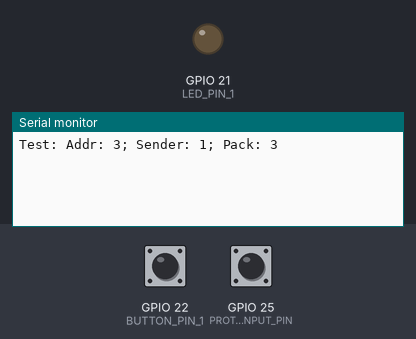
This sketch was run on a simulated ESP32. Parts: output pins drawn as LEDs (lit = HIGH), the last lines printed to the serial monitor. Inputs (shaded band) come from the test bench; at power-on: GPIO 22 (BUTTON_PIN_1) HIGH, GPIO 25 (PROTOCOL_INPUT_PIN) LOW. Pins used as bus, display or sensor lines are not drawn.

Above: at 1.2 s.
1.3 s: GPIO 22 (BUTTON_PIN_1) pulled LOW for 0.15 s
At 2.2 s:
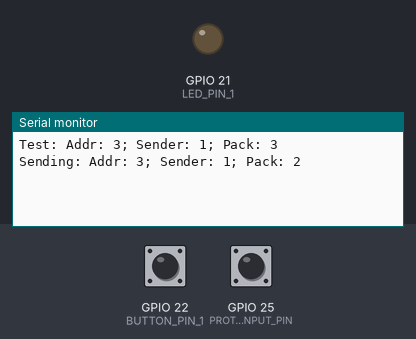
2.9 s: GPIO 25 (PROTOCOL_INPUT_PIN) pulsed HIGH 2 times (0.12 s each, 0.3 s apart)
At 4.7 s:
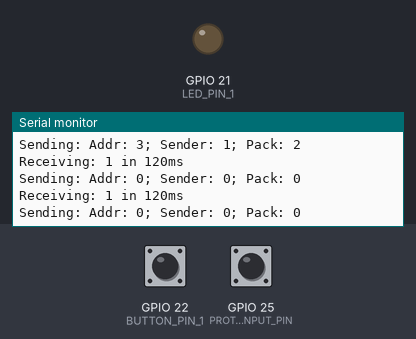

The sketch:

ESP32_Datenuebertragung.ino
```cpp
//created by Freaki_N
//Last Update: 14.12.2021

const int PROTOCOL_INPUT_PIN = 25;
const int PROTOCOL_OUTPUT_PIN = 27;
const int device_id = 1;

const int TIME_PAUSE = 2;
const int TIME_START = 15;
const int TIME_END = 20;
const int TIME_NEXT_VALUE = 10;
const int TIME_VALUE = 2;

const int MAX_DATAGRAMMS_WAITING = 20;

const int LED_PIN_1 = 21;

const int BUTTON_PIN_1 = 22;
boolean Button_1_state = false;
boolean Button_1_toggle = false;

boolean last_state = false;
int last_state_start = 0;
boolean dataAvailable = false;

class Datagramm{
    public:
      Datagramm();
      Datagramm(int _sender, int _addr, int _packet_length);
      int getSender();
      int getPacklength();
      int getAddr();
      boolean receive(boolean state, int duration);
      boolean hasData();
      void end();
      void startSending();
      void send();
      boolean isSending();
    private:
      boolean checkBool(int timeBefore, int timeNext, int timeCur, int statusTime);
      int sender;
      int addr;
      int packet_length;
      int state;
      int state_send;
      int time_last_send;
      int time_stop_sending;
      boolean last_state_sending;
      void set_value();
      void set_next_value();
      void set_end();
      void set_start();
      void set_pause();
      boolean onSending;
};

Datagramm::Datagramm(int _sender, int _addr, int _packet_length){
  sender = _sender;
  addr = _addr;
  packet_length = _packet_length;
  state = 3;
  state_send = -1;
}

Datagramm::Datagramm(){
  sender = 0;
  addr = 0;
  packet_length = 0;
  state = 0;
  state_send = -1;
}

boolean Datagramm::isSending(){
  return onSending;
}

boolean Datagramm::hasData(){
  return !(sender == 0 && addr == 0 && packet_length == 0 && state == 0);
}

void Datagramm::end(){
  state = 3;
}

boolean Datagramm::checkBool(int _timeBefore, int _timeNext, int _timeCur, int _statusTime){
  int timeBefore = _timeBefore/1.0;
  int timeNext = _timeNext/1.0;
  int timeCur = _timeCur/1.0;
  int statusTime  = _statusTime/1.0;
  return timeCur-((timeCur-timeBefore)/2) < statusTime && timeCur+((timeNext-timeCur)/2) > statusTime;
}

boolean Datagramm::receive(boolean state, int duration){
  if(state){
    if(state < 3){
      if(checkBool(0, TIME_NEXT_VALUE, TIME_VALUE, duration)){
        if(state == 0){
          sender++;
        }else if(state == 0){
          addr++;
        }else if(state == 0){
          packet_length++;
        }
      }else if(checkBool(TIME_VALUE, TIME_START, TIME_NEXT_VALUE, duration)){
        state++;
      }else if(checkBool(TIME_NEXT_VALUE, TIME_END, TIME_START, duration)){
        sender = 0;
        addr = 0;
        packet_length = 0;
        state = 0;
      }else if(checkBool(TIME_START, TIME_END+10, TIME_END, duration)){
        state = 3;
      }
    }
  }else if(duration > TIME_PAUSE+5){
    state = 3;
  }
  return state < 3;
}

int Datagramm::getAddr(){
  return addr;
}

int Datagramm::getSender(){
  return sender;
}

int Datagramm::getPacklength(){
  return packet_length;
}

void Datagramm::startSending(){
  state_send = 0;
  state = 3;
  last_state_sending = false;
  onSending = true;
  set_start();

  /*
   * Sending states:
   *
   * 0:
   */
}

void Datagramm::send(){
  if(millis() >= time_stop_sending){
    if(last_state_sending == true){
      set_pause();
    }

    if(last_state_sending == false){
        switch(state_send){
          case 0: if(sender > 0){
                state_send++;
                set_value();
                sender--;
             }else{
                state_send = state_send + 2;
                set_next_value();
             }
             break;

          case 1: if(sender > 0){
                set_value();
                sender--;
             }else{
                set_next_value();
                state_send++;
             }
            break;

          case 2: if(addr > 0){
                state_send++;
                set_value();
                addr--;
             }else{
                state_send = state_send + 2;
                set_next_value();
             }
             break;

          case 3: if(addr > 0){
                set_value();
                addr--;
             }else{
                set_next_value();
                state_send++;
             }
            break;

          case 4: if(packet_length > 0){
                state_send++;
                set_value();
                packet_length--;
             }else{
                state_send = state_send + 2;
                set_end();
             }
             break;

          case 5: if(packet_length > 0){
                set_value();
                packet_length--;
             }else{
                set_end();
                state_send++;
             }
            break;

          case 6: state_send++; onSending = false; break;

          default: break;
        }
    }
  }
}

void Datagramm::set_pause(){
  time_last_send = millis();
  time_stop_sending = time_last_send + TIME_PAUSE;
  last_state_sending = false;
  digitalWrite(PROTOCOL_OUTPUT_PIN, LOW);
}

void Datagramm::set_start(){
  time_last_send = millis();
  time_stop_sending = time_last_send + TIME_START;
  last_state_sending = true;
  digitalWrite(PROTOCOL_OUTPUT_PIN, HIGH);
}

void Datagramm::set_end(){
  time_last_send = millis();
  time_stop_sending = time_last_send + TIME_END;
  last_state_sending = true;
  digitalWrite(PROTOCOL_OUTPUT_PIN, HIGH);
}

void Datagramm::set_next_value(){
  time_last_send = millis();
  time_stop_sending = time_last_send + TIME_NEXT_VALUE;
  last_state_sending = true;
  digitalWrite(PROTOCOL_OUTPUT_PIN, HIGH);
}

void Datagramm::set_value(){
  time_last_send = millis();
  time_stop_sending = time_last_send + TIME_VALUE;
  last_state_sending = true;
  digitalWrite(PROTOCOL_OUTPUT_PIN, HIGH);
}


/*class DatagrammListNode{
  public:
    DatagrammListNode(Datagramm _datagramm);
    Datagramm getDatagramm();
    void add(Datagramm newDatagramm);
    DatagrammListNode deleteNext();
  private:
    DatagrammListNode next;
    Datagramm datagramm;
};
DatagrammListNode::DatagrammListNode(Datagramm _datagramm){
  datagramm = _datagramm;
}
Datagramm DatagrammListNode::getDatagramm(){
  return datagramm;
}
DatagrammListNode DatagrammListNode::deleteNext(){
  return next;
}
void DatagrammListNode::add(Datagramm newDatagramm){
  if(next == null){
    next = DatagrammListNode(newDatagramm);
  }else{
    return next.add();
  }
}*/

class DatagrammList{
  public:
    DatagrammList();
    void add(Datagramm newDatagramm);
    boolean isAvailable();
    Datagramm getNext();
  private:
    Datagramm dataSend[MAX_DATAGRAMMS_WAITING];
};

DatagrammList::DatagrammList(){
  for(int i=0; i < MAX_DATAGRAMMS_WAITING; i++){
    dataSend[i] = Datagramm();
  }
}

void DatagrammList::add(Datagramm newDatagramm){
  boolean added = false;
  for(int i=0; i < MAX_DATAGRAMMS_WAITING; i++){
    if((!dataSend[i].hasData()) && (!added)){
      dataSend[i] = newDatagramm;
      added = true;
    }else if(added){
      dataSend[i] = Datagramm();
    }
  }
}

Datagramm DatagrammList::getNext(){
  if(isAvailable()){
    Datagramm data = dataSend[0];
    for(int i=1; i < MAX_DATAGRAMMS_WAITING; i++){
      dataSend[i-1] = dataSend[i];
    }
    return data;
  }else{
    return Datagramm();
  }
}

boolean DatagrammList::isAvailable(){
  return dataSend[0].hasData();
}

Datagramm receivedData = Datagramm();
Datagramm sendingData = Datagramm();
DatagrammList dataToSend = DatagrammList();

void delayAndReceive(int duration){
  int start = millis();

  while(millis()-start < duration){
    receive();
    sendData();
  }
}

void sendData(){
  if(sendingData.isSending()){
    sendingData.send();
  }else if(dataToSend.isAvailable()){
    sendingData = dataToSend.getNext();
    sendingData.startSending();
    Serial.println("Sending: Addr: " + String(sendingData.getAddr()) + "; Sender: " + String(sendingData.getSender()) + "; Pack: " + String(sendingData.getPacklength()));
  }
}

void receive(){
  boolean state_input = (digitalRead(PROTOCOL_INPUT_PIN) == HIGH);

  if(state_input && !dataAvailable){
    dataAvailable = true;
    last_state = true;
    last_state_start = millis();
    receivedData = Datagramm();
  }else if((last_state != state_input) && dataAvailable){
    int duration = millis()-last_state_start;
    Serial.println("Receiving: " + String(last_state) + " in " + String(duration) + "ms");
    if (!receivedData.receive(last_state, duration)){
      dataAvailable = false;
      processData(receivedData);
    }
    last_state = state_input;
    last_state_start = millis();
  }else if(!state_input && millis()-last_state_start >= 40 && dataAvailable){
    receivedData.end();
    dataAvailable = false;
    dataToSend.add(receivedData);
  }

  /*Üif(Serial.available() > 0){
    String input_serial = Serial.readStringUntil('\n');
    String input_text = "";
    for(int i=0; i < sizeof(input_serial); i++){
      char curChar = input_serial[i];
      if(curChar == ' '){
      }else{
        input_text = input_text + curChar;
      }
    }
  }*/
}

void processData(Datagramm data_input){
  Serial.println("Receiving: Addr: " + String(receivedData.getAddr()) + "; Sender: " + String(receivedData.getSender()) + "; Pack: " + String(receivedData.getPacklength()));
  if(receivedData.getAddr() == device_id){
    readData(receivedData.getSender(), receivedData.getPacklength());
  }else if(receivedData.getSender() != device_id){
    dataToSend.add(receivedData);
  }
}

void readData(int _sender, int _packet){
  if(_packet == 2){
    digitalWrite(LED_PIN_1, HIGH);
  }else if(_packet == 3){
    digitalWrite(LED_PIN_1, LOW);
  }
}

void send_pause(){
  digitalWrite(PROTOCOL_OUTPUT_PIN, LOW);
  delayAndReceive(TIME_PAUSE);
}

void send_start(){
  digitalWrite(PROTOCOL_OUTPUT_PIN, HIGH);
  delayAndReceive(TIME_START);
}

void send_end(){
  digitalWrite(PROTOCOL_OUTPUT_PIN, HIGH);
  delayAndReceive(TIME_END);
}

void send_next_value(){
  digitalWrite(PROTOCOL_OUTPUT_PIN, HIGH);
  delayAndReceive(TIME_NEXT_VALUE);
}

void send_value(){
  digitalWrite(PROTOCOL_OUTPUT_PIN, HIGH);
  delayAndReceive(TIME_VALUE);
}

/*void sendDatagramm(){
  if(dataToSend.isAvailable()){
    Datagramm sendingData = dataToSend.getNext();
    int sender = sendingData.getSender();
    int addr = sendingData.getAddr();
    int packet_length = sendingData.getPacklength();
    send_start();
    send_pause();
    for(int i=0; i < sender; i++){
        send_value();
        send_pause();
    }
    send_pause();
    send_next_value();
    for(int i=0; i < addr; i++){
        send_value();
        send_pause();
    }
    send_pause();
    send_next_value();
    for(int i=0; i < packet_length; i++){
        send_value();
        send_pause();
    }
    send_end();
  }
}*/

void setup() {
  pinMode(PROTOCOL_INPUT_PIN, INPUT_PULLDOWN);
  pinMode(PROTOCOL_OUTPUT_PIN, OUTPUT);
  pinMode(BUTTON_PIN_1, INPUT_PULLUP);
  pinMode(LED_PIN_1, OUTPUT);
  /*for(int i=0; i < 3; i++){
    dataToSend.add(Datagramm(3, 3, 10));
  }*/
  //dataToSend.add(Datagramm(device_id, 0, 1));

  Serial.begin(9600);

  Datagramm test;
  test = Datagramm(device_id, 3, 3);

  Serial.println("Test: Addr: " + String(test.getAddr()) + "; Sender: " + String(test.getSender()) + "; Pack: " + String(test.getPacklength()));
}

void loop() {
  receive();
  sendData();

  if((digitalRead(BUTTON_PIN_1) == LOW) && (digitalRead(BUTTON_PIN_1) == LOW) != Button_1_state){
    Button_1_toggle = !Button_1_toggle;
    if (Button_1_toggle) {
      dataToSend.add(Datagramm(device_id, 3, 2));
    }else{
      dataToSend.add(Datagramm(device_id, 3, 3));
    }
  }

  if(!(digitalRead(BUTTON_PIN_1) == LOW) && (digitalRead(BUTTON_PIN_1) == LOW) != Button_1_state){

  }
  Button_1_state = (digitalRead(BUTTON_PIN_1) == LOW);
}
```

Source omitted: test.ino (11929 bytes)

Measured:
- after the input at 1.3 s, the serial monitor: prints a new line at once (image 1)
- after the input at 2.9 s, the serial monitor: prints a new line after 0.12 s (image 2)
